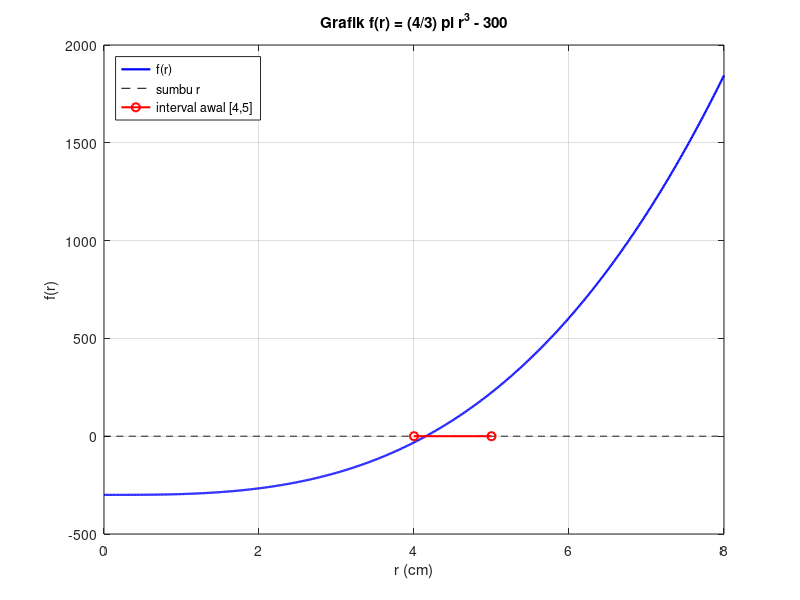

Reproduce this figure in MATLAB.
%L0325036_NABIL MUFLIH
clc; clear; close all;

Vbola = 300;
f = @(r) (4/3)*pi*r.^3 - Vbola;

r = 0:0.01:8;
figure(1);
plot(r, f(r), 'b-', 'LineWidth', 1.6); hold on; grid on;
plot(r, zeros(size(r)), 'k--');
plot([4 5], [0 0], 'ro-', 'LineWidth', 1.5);
xlabel('r (cm)'); ylabel('f(r)');
title('Grafik f(r) = (4/3) pi r^3 - 300');
legend('f(r)', 'sumbu r', 'interval awal [4,5]', 'Location', 'northwest');

a = 4;
b = 5;
toleransi = 0.0001;
iterasiMaksimum = 20;

fprintf('f(%g) = %.4f ; f(%g) = %.4f\n', a, f(a), b, f(b));
if f(a) * f(b) > 0
    error('Interval tidak mengurung akar.');
end

fprintf('\nMETODE BISEKSI\n');
fprintf('%-8s %12s %12s %12s %14s %12s\n', ...
        'Iterasi', 'a', 'b', 'c', 'f(c)', 'Error');
fprintf('%s\n', repmat('-', 1, 77));

for iterasi = 1:iterasiMaksimum
    c = (a + b) / 2;
    errorNilai = abs(b - a) / 2;

    fprintf('%-8d %12.6f %12.6f %12.6f %14.6f %12.6f\n', ...
            iterasi, a, b, c, f(c), errorNilai);

    if abs(f(c)) < toleransi || errorNilai < toleransi
        break;
    end

    if f(a) * f(c) < 0
        b = c;
    else
        a = c;
    end
end

r_hasil  = c;
V_bola   = (4/3)*pi*r_hasil^3;
V_tabung = pi*r_hasil^2 * (2*r_hasil);
V_luar   = V_tabung - V_bola;
r_analitik = (225/pi)^(1/3);

fprintf('\nJari-jari r         = %.6f cm (analitik %.6f cm)\n', r_hasil, r_analitik);
fprintf('Jumlah iterasi      = %d\n', iterasi);
fprintf('Volume bola         = %.4f cm^3\n', V_bola);
fprintf('Volume tabung       = %.4f cm^3\n', V_tabung);
fprintf('Volume tabung luar  = %.4f cm^3\n', V_luar);
